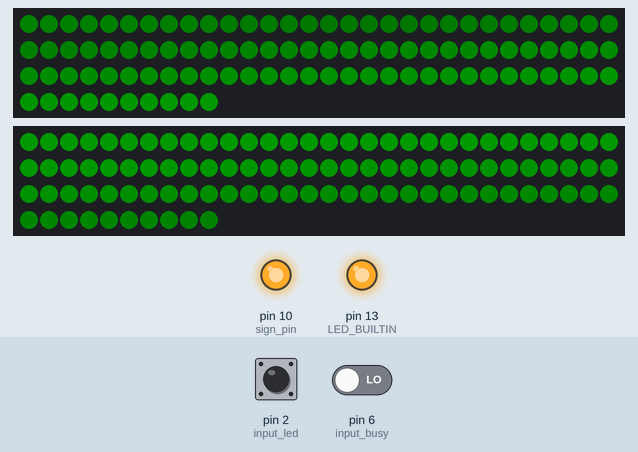
This sketch was run on a simulated Arduino Leonardo, built with avr-gcc and run on an emulated ATmega32U4. On the bench: 2 × 100 RGB LEDs in strip order, left to right, continuing on the next row, output pins drawn as LEDs (lit = HIGH). The inputs (shaded band) are chosen by the test bench; at power-on: pin 2 (input_led) HIGH, pin 6 (input_busy) LOW. Dim RGB values are drawn brighter than linear; random numbers use the default seed unless the sketch sets one; the audio player accepts every command and is not drawn; what the sketch prints to the serial monitor is not drawn.

Above: at 1.52 s.
1.8 s: pin 2 (input_led) pulled LOW for 0.15 s
At 2.25 s:
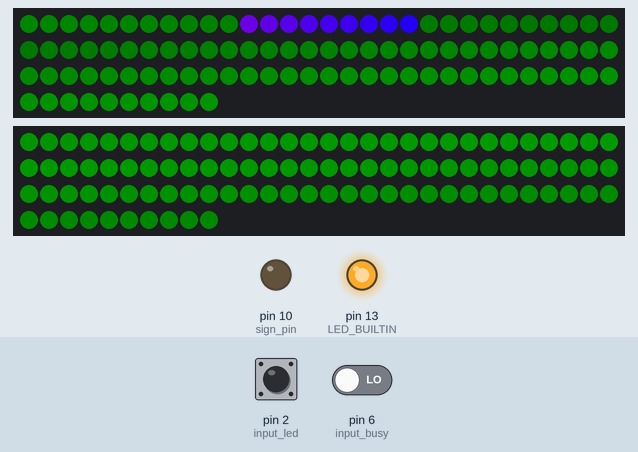
2.5 s: pin 2 (input_led) pulled LOW for 1 s
At 2.56 s:
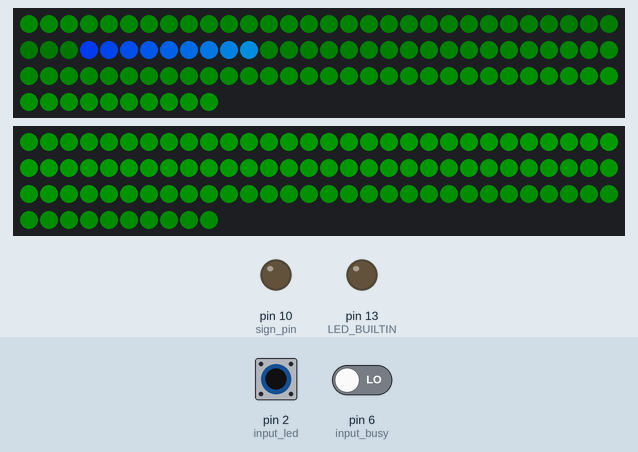
4.1 s: pin 2 (input_led) pulled LOW for 0.15 s
At 4.4 s:
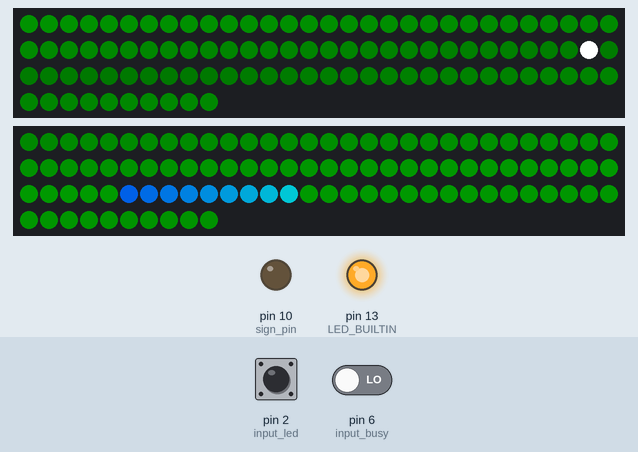
4.8 s: pin 6 (input_busy) driven HIGH
At 5.01 s:
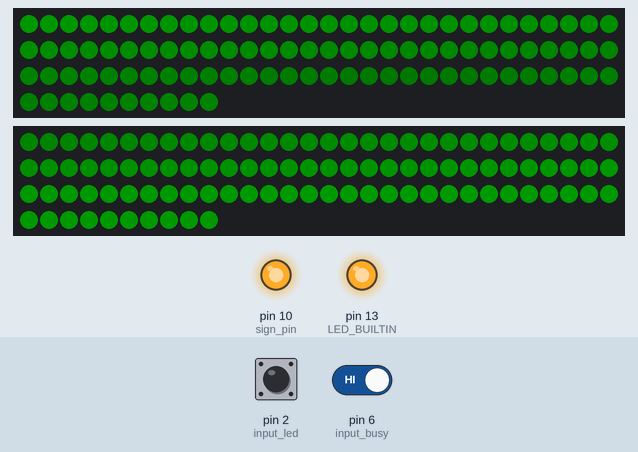
6.6 s: pin 2 (input_led) pulled LOW for 3.2 s
At 7.95 s:
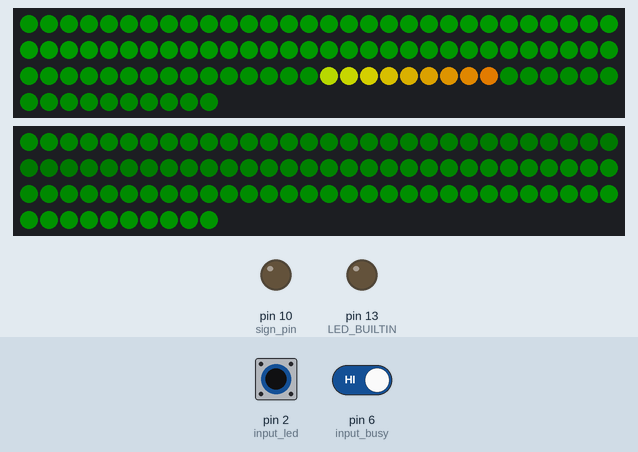
10.4 s: pin 2 (input_led) pulled LOW for 3.2 s
At 11.02 s:
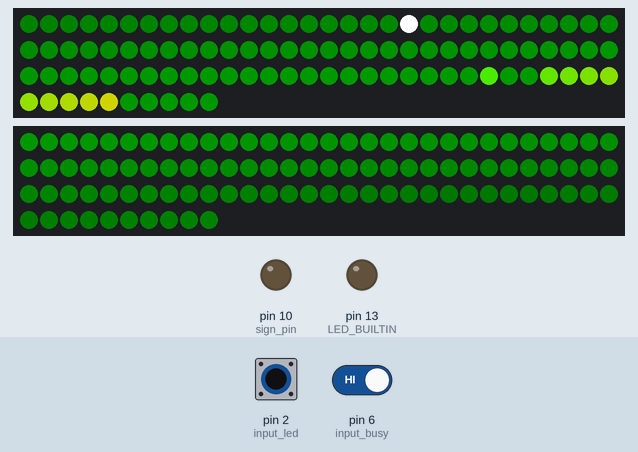
Timing chart, 0 to 16.9 s (numbered marks = the images above; inputs shaded):
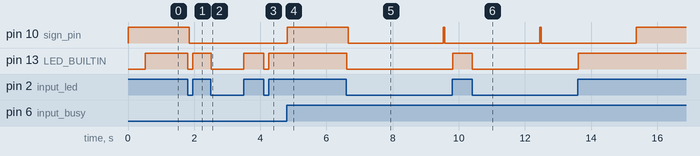

The sketch:

Halloween_2020.ino
```cpp
#include <Adafruit_NeoPixel.h>
#include <DFRobotDFPlayerMini.h>

/* Using Polulu 32U4 A-Star Micro
 * Pins:
 * GND - Power GND
 * 5V - POWER 5V
 * 0 = Serial1 Rx to DFPlayer Tx
 * 1 = Serial1 Tx to DFPlayer Rx
 * 2 = Light Trigger
 * 3 = Driver for light string 1
 * 4 = Driver for light string 2
 *
 * 6 = DFPlayer BUSY
 */

#define NSONGS 9

const uint16_t msFrameDuration = 0;
uint32_t frameNum = 0;

// LED strip vals/vars
const int addressesPerStrip = 100; // 3 LEDs per address
const int numStrips = 2;
const int pixelBufSize = numStrips * addressesPerStrip;
const uint8_t rainbowWidth = 8;
uint32_t pixels[pixelBufSize];
int16_t rainbowPos;
uint8_t randWheelStart;
uint8_t bkgdStart;
uint8_t bkgd_ctr = 0;
bool candyLightsInProgress = false;
// https://github.com/adafruit/Adafruit_NeoPixel
//   Parameter 1 = number of pixels in strip
//   Parameter 2 = pin number (most are valid)
//   Parameter 3 = pixel type flags, add together as needed:
//     NEO_RGB     Pixels are wired for RGB bitstream
//     NEO_GRB     Pixels are wired for GRB bitstream
//     NEO_KHZ400  400 KHz bitstream (e.g. FLORA pixels)
//     NEO_KHZ800  800 KHz bitstream (e.g. High Density LED strip)
Adafruit_NeoPixel strip0 = Adafruit_NeoPixel(addressesPerStrip, 3, NEO_GRB + NEO_KHZ800);
Adafruit_NeoPixel strip1 = Adafruit_NeoPixel(addressesPerStrip, 4, NEO_GRB + NEO_KHZ800);

// sound vars
int input_led = 2;
int input_busy = 6;
int sign_pin = 10;
uint8_t iSong = 0;
unsigned long ms_start;
bool candySoundInProgress = false;  // Covers sound-about-to-start, and sound-started states
bool playing = false;
DFRobotDFPlayerMini mp3;


// the setup function runs once when you press reset or power the board
void setup() {
  // initialize digital pin LED_BUILTIN as an output.
  pinMode(LED_BUILTIN, OUTPUT);
  pinMode(sign_pin, OUTPUT);
  pinMode(input_led, INPUT_PULLUP);
  pinMode(input_busy, INPUT);
  digitalWrite(sign_pin, HIGH);
  Serial.begin(9600);
  Serial1.begin(9600);
  //while (!Serial) {}
  //while (!Serial1) {}

  Serial.println("Initializing...");

  // init sound
  mp3.begin(Serial1);
  mp3.volume(24);

  pinMode(LED_BUILTIN, OUTPUT);

  // init LED strips
  randomSeed(analogRead(0));
  strip0.begin();
  strip1.begin();
}

// infinite loop
void loop() {
  frameNum++;
  delay(msFrameDuration);

  updateBackgroundLayer();

  updateSparkles();

  // will set candySoundInProgress and candyLightInProgress if neither already set and sensor tripped
  processCandySensor();

  if (candySoundInProgress) {
    updateCandySound();
  }

  if (candyLightsInProgress) {
    updateCandyLights();
  }

  updateLEDStrips();

  updateSign();

}


void processCandySensor(void) {
  bool state = digitalRead(input_led); // false if beam broken
  digitalWrite(LED_BUILTIN, state);
  //Serial.print(state);
  if (!candySoundInProgress && !candyLightsInProgress && !state) {
    iSong = (iSong + 1) % NSONGS;
    //Serial.println(iSong);
    startCandySound();
    candyLightsInProgress = true;
    rainbowPos = -rainbowWidth+1;
    randWheelStart = random(256);
  }
}

void startCandySound(void) {
    playing = true;
    mp3.playFolder(1, iSong+1);
    ms_start = millis();
    candySoundInProgress = true;
}

void updateCandySound(void) {
  bool not_busy = digitalRead(input_busy); // false if sound playing
  if (playing) {
   if ((millis() - ms_start > 1200) && not_busy) { // if sound finished
      playing = false;
      candySoundInProgress = false;
    }
  }
}

void updateCandyLights(void) {
  updateCandyWavefront(rainbowPos, randWheelStart);

  if (frameNum % 1 == 0) {
    rainbowPos++;
    if (rainbowPos == pixelBufSize) {
      candyLightsInProgress = false;
    }
  }
}

void updateSign(void) {
  digitalWrite(sign_pin, !(candySoundInProgress || candyLightsInProgress));
}

static uint32_t color(uint8_t r, uint8_t g, uint8_t b) {
  // for some reason, green and blue are exchanged:
  // return ((uint32_t)r << 16) | ((uint32_t)g <<  8) | b;
  return ((uint32_t)r << 16) | ((uint32_t)b <<  8) | g;
}

void updateBackgroundLayer() {
  uint32_t c;
  for (uint16_t i=0; i<pixelBufSize/2; i++) {
    c = color(0, 0, 8 + i>>2);
    pixels[(i + bkgdStart) % pixelBufSize] = c;
    pixels[(pixelBufSize - i + bkgdStart) % pixelBufSize] = c;
  }

  bkgd_ctr++;
  if (bkgd_ctr >= 4) {
    bkgdStart = (bkgdStart + 1) % pixelBufSize;
    bkgd_ctr = 0;
  }
}

void updateSparkles() {
  uint16_t odds;

  odds = random(100);
  if (odds < 10) {
     pixels[random(pixelBufSize)] = color(255, 255, 255);
  }
}

void updateCandyWavefront(int16_t rainbowPos, uint8_t randWheelStart) {
  for (int i = max(0, rainbowPos); i <= min(pixelBufSize, rainbowPos+rainbowWidth); i++) {
    pixels[i] = wheel((2 * i + randWheelStart) % 256);
  }
}

uint32_t wheel(byte WheelPos) {
  if(WheelPos < 85) {
   return color(255 - WheelPos * 3, WheelPos * 3, 0);
  } else if(WheelPos < 170) {
   WheelPos -= 85;
   return color(0, 255 - WheelPos * 3, WheelPos * 3);
  } else {
   WheelPos -= 170;
   return color(WheelPos * 3, 0, 255 - WheelPos * 3);
  }
}

void updateLEDStrips(void) {
  // obviously, this could be generalized for an array of strips:
  int i=0, j;
  for (j=0; j < addressesPerStrip; i++, j++) {
    strip0.setPixelColor(j, pixels[i]);
  }
  for (j=0; j < addressesPerStrip; i++, j++) {
    strip1.setPixelColor(j, pixels[i]);
  }

  strip0.show();
  strip1.show();
}

/*
void debugPixels() {
  for (uint16_t i=0; i<numStrips; i++) {
    Serial.println();
    for (uint16_t j=0; j<addressesPerStrip; j++) {
      Serial.print(pixels[i * addressesPerStrip + j]);
      Serial.print(" ");
    }
  }
  Serial.println();
}
*/
```

Measured:
- after the input at 1.8 s, pin 10 (sign_pin): HIGH → LOW after 0.05 s; pin 13 (LED_BUILTIN): HIGH → LOW at once, → HIGH 0.14 s later
- after the input at 2.5 s, pin 13 (LED_BUILTIN): HIGH → LOW at once, → HIGH 0.99 s later
- after the input at 4.1 s, pin 13 (LED_BUILTIN): HIGH → LOW at once, → HIGH 0.15 s later
- after the input at 4.8 s, pin 10 (sign_pin): LOW → HIGH at once
- after the input at 6.6 s, pin 10 (sign_pin): HIGH → LOW after 0.05 s, → HIGH 2.9 s later, → LOW 0.04 s later; pin 13 (LED_BUILTIN): HIGH → LOW at once, → HIGH 3.2 s later
- after the input at 10.4 s, pin 13 (LED_BUILTIN): HIGH → LOW at once, → HIGH 3.2 s later
